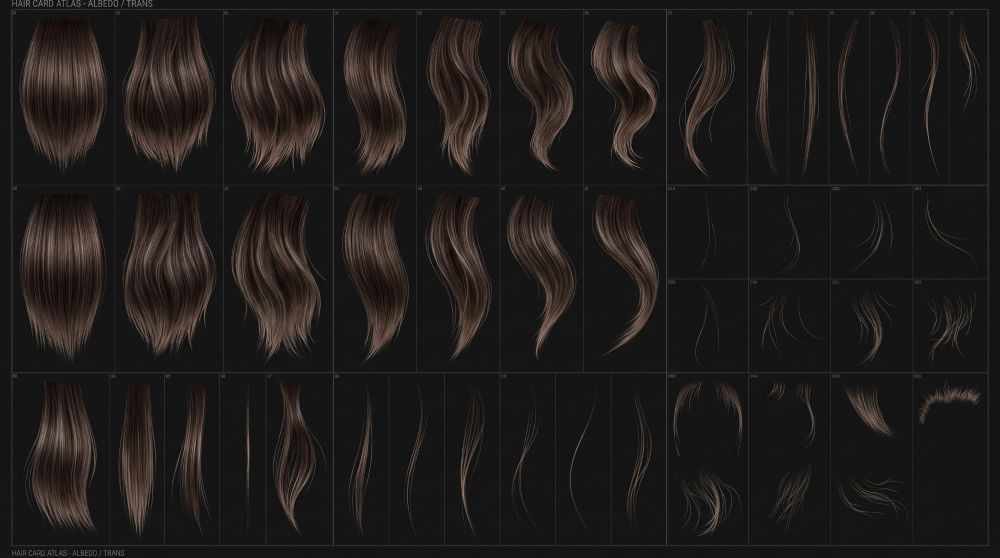
#> input picture tools/piezas/referencias/atlas_pelo_tarjetas.jpg, 2000 x 1116 px (shown at 1/2 size)
$ python crear_atlas_pelo.py
#> lines starting #> are read from the running program, lines starting #| are printed output that depends on the picture
#!/usr/bin/env python3
"""Convierte una lámina de 'hair cards' (mechones sobre fondo oscuro) al atlas del estudio.

Formato del estudio: 1024x1024, 4 columnas de 256 px con un mechón vertical cada una (raíz arriba):
  0 = tupido (interior), 1 = normal, 2 = con pelos sueltos (contorno), 3 = fino y ralo (bordes/nacimiento).
  RGB = luminancia de la fibra (el color lo pone el estudio), A = cobertura.

Uso: python3 tools/piezas/crear_atlas_pelo.py [lamina.jpg]
Salida: public/assets/aistudio/textures/hair_atlas_cards.png
"""
import os
import sys

import numpy as np
from PIL import Image, ImageFilter

HERE = os.path.dirname(os.path.abspath(__file__))
REPO = os.path.abspath(os.path.join(HERE, '..', '..'))
SRC = sys.argv[1] if len(sys.argv) > 1 else os.path.join(HERE, 'referencias', 'atlas_pelo_tarjetas.jpg')
OUT = os.path.join(REPO, 'public', 'assets', 'aistudio', 'textures', 'hair_atlas_cards.png')
OUT_CLUMPS = os.path.join(REPO, 'public', 'assets', 'aistudio', 'textures', 'hair_atlas_clumps.png')

# Celdas elegidas de la lámina (x0, y0, x1, y1) medidas sobre la imagen de 2000 px de ancho
CELLS = [
    (25, 375, 230, 745),     # 0 tupido: mechón ancho y liso
    (220, 750, 330, 1100),   # 1 normal: mechón medio y liso
    (330, 750, 437, 1100),   # 2 suelto: mechón con pelos sueltos
    (1495, 20, 1577, 370),   # 3 fino: pocos pelos
]


# Mechones GRANDES (para las láminas anchas de 3-4 cm): el mechón ocupa todo el ancho de la lámina
CLUMP_CELLS = [
    (25, 375, 230, 745),     # 06: ancho, liso y tupido
    (25, 20, 230, 370),      # 01: ancho, liso y tupido
    (230, 375, 445, 745),    # 55: ancho, tupido y ondulado
    (230, 20, 445, 370),     # 02: ancho, tupido y ondulado
]


def cell_to_column(img: np.ndarray, box, bg: float, dense: bool = False) -> np.ndarray:
    x0, y0, x1, y1 = box
    m = 13   # fuera de las líneas de la rejilla y de los números de celda
    c = img[y0 + m:y1 - m, x0 + m:x1 - m]
    lum = c @ np.array([0.30, 0.59, 0.11])
    alpha = np.clip((lum - bg - (3.0 if dense else 6.0)) / (14.0 if dense else 28.0), 0, 1)   # tupido: mechón casi opaco
    ys, xs = np.nonzero(alpha > 0.15)
    c = c[ys.min():ys.max() + 1, xs.min():xs.max() + 1]
    lum = lum[ys.min():ys.max() + 1, xs.min():xs.max() + 1]
    alpha = alpha[ys.min():ys.max() + 1, xs.min():xs.max() + 1]
    # luminancia de la fibra normalizada (sin el fondo): 0.25..1
    hl = np.percentile(lum[alpha > 0.5], 99) if (alpha > 0.5).any() else lum.max()
    fiber = np.clip((lum - bg) / max(1.0, hl - bg), 0, 1) * 0.75 + 0.25
    rgba = np.dstack([fiber, fiber, fiber, alpha])
    im = Image.fromarray((rgba * 255).astype(np.uint8), 'RGBA')
    # columna 256x1024 con un pequeño margen lateral (las tarjetas usan casi todo el ancho)
    col = Image.new('RGBA', (256, 1024), (0, 0, 0, 0))
    im = im.resize((240, 1012), Image.LANCZOS)
    col.paste(im, (8, 6))
    return np.asarray(col)


def main():
    src = Image.open(SRC).convert('RGB')
#> src is the input picture: PIL image 2000x1116 RGB; mean R, G, B 30.7, 27.6, 26.1
    if src.width != 2000:
        src = src.resize((2000, round(src.height * 2000 / src.width)), Image.LANCZOS)
    a = np.asarray(src).astype(np.float32)
    bg = float(np.median(a.reshape(-1, 3) @ np.array([0.30, 0.59, 0.11])))
#> bg = 21
    os.makedirs(os.path.dirname(OUT), exist_ok=True)
    for cells, path, dense in ((CELLS, OUT, False), (CLUMP_CELLS, OUT_CLUMPS, True)):
        atlas = np.concatenate([cell_to_column(a, b, bg, dense) for b in cells], 1)
        out = Image.fromarray(atlas, 'RGBA')
        # rellena el color bajo el alfa (evita halos oscuros al filtrar)
        rgb = out.convert('RGB').filter(ImageFilter.MaxFilter(3))
        out = Image.merge('RGBA', (*rgb.split(), out.split()[3]))
        out.save(path, optimize=True)
        print('Atlas', path, out.size, os.path.getsize(path), 'bytes')
#> this loop made 2 passes
#> pass 1, in cell_to_column, `c = img[y0 + m:y1 - m, x0 + m:x1 - m]`:
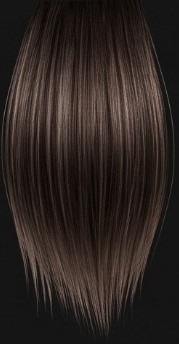
#> c: shape (344, 179, 3) float32; mean R, G, B 44.8, 36.3, 32.6
#> pass 1, in cell_to_column, `alpha = np.clip((lum - bg - (3.0 if dense else 6.0)) / (14.0 if dense ..`:
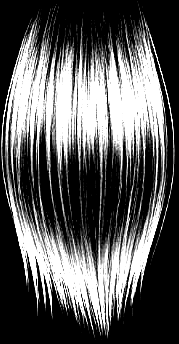
#> alpha: shape (344, 179) float64; min 0, max 1, mean 0.36
#> pass 1, in cell_to_column, `c = c[ys.min():ys.max() + 1, xs.min():xs.max() + 1]`:
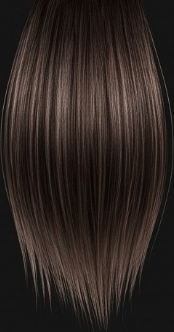
#> c: shape (332, 174, 3) float32; mean R, G, B 46.4, 37.4, 33.5
#> after the loop:
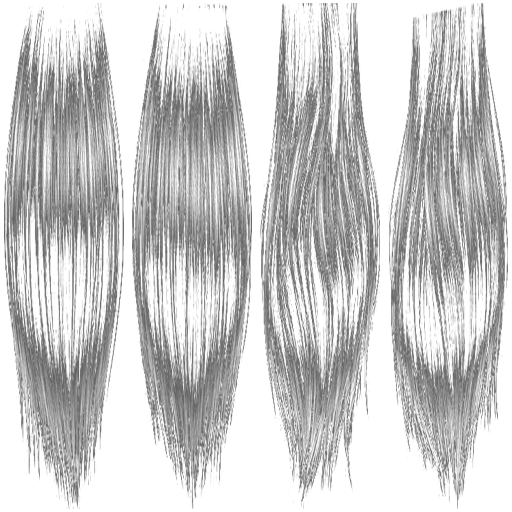
#> atlas: shape (1024, 1024, 4) (shown at 1/2 size); mean R, G, B, A 75.9, 75.9, 75.9, 112.5; transparent parts drawn white
#> after the loop:
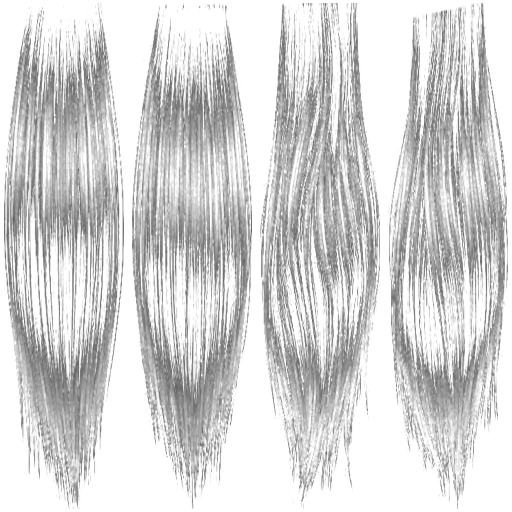
#> out: PIL image 1024x1024 RGBA (shown at 1/2 size); mean R, G, B, A 102, 102, 102, 112.5; transparent parts drawn white


if __name__ == '__main__':
    main()
